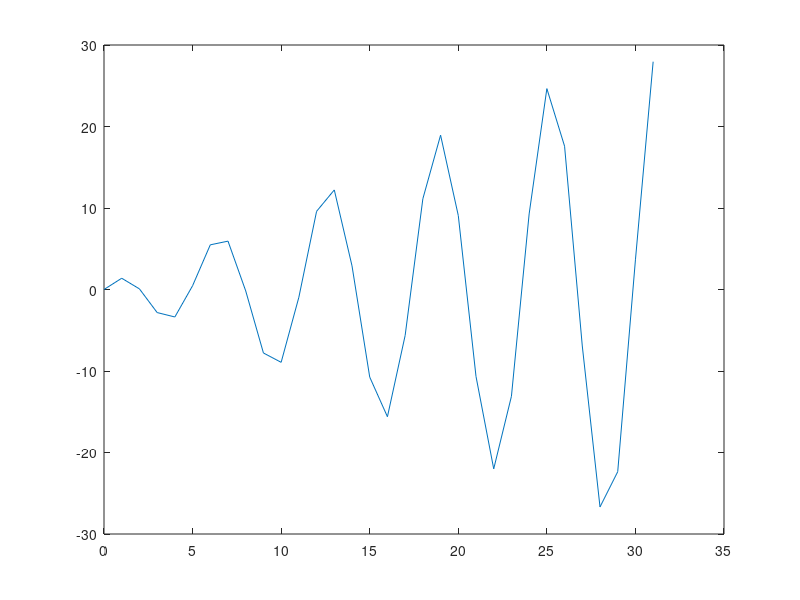

Source code (MATLAB): (Note: this script raises an error after producing the figure.)
clc;
imax = 31;
x = 0:1:imax;
y = cos(x).*x + sin(x);
plot(x, y);

sol = de2bi(x);
num_pop = 6;
pop = sol(randperm(imax,num_pop),:);

% fit_per = cos(bi2de(pop)).*bi2de(pop) + sin(bi2de(pop));
fit_ch = zeros(1,num_pop);
ch = zeros(num_pop, length(de2bi(imax)));

while fit_ch ~= min(y)
fit_per = fit_ch;
for i = 1:2:num_pop
    
    term1 = pop(i,:);
    term2 = pop(i+1,:);
    
    ch1 = [term1(1:2) term2(3:length(term2))];
    ch2 = [term2(1:2) term1(3:length(term1))];
    
    ch(i,:) = ch1;
    ch(i+1,:) = ch2;

end

ch = [ch(3: num_pop,:); ch(1:2,:)];

bi2de(ch)
fit_ch = cos(bi2de(ch)).*bi2de(ch) + sin(bi2de(ch));

arg = mutant(ch);
pop = ch;

end